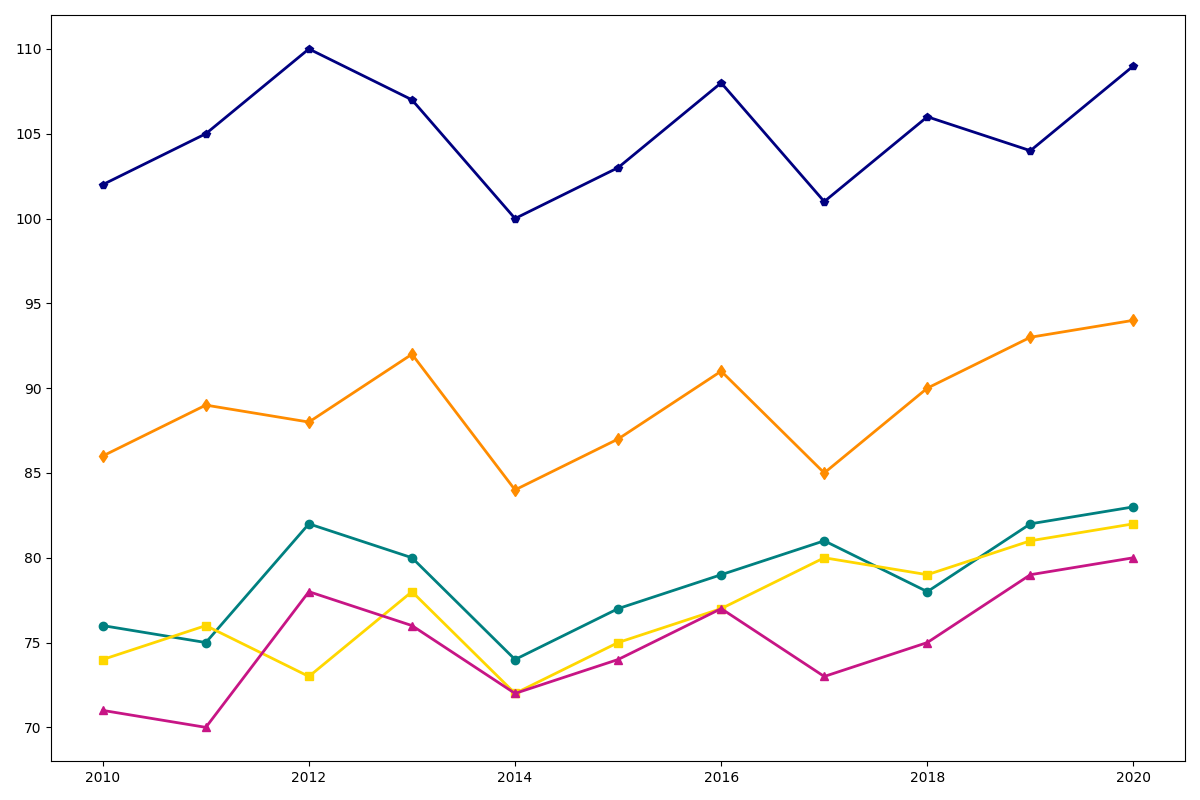

Python code for this plot:
import matplotlib.pyplot as plt
import numpy as np

years = np.arange(2010, 2021)

# Average temperatures in Fahrenheit - data groups are shuffled while maintaining dimensional structure
ny_temps = [76, 75, 82, 80, 74, 77, 79, 81, 78, 82, 83]  # Manually shuffled
la_temps = [74, 76, 73, 78, 72, 75, 77, 80, 79, 81, 82]  # Manually shuffled
chi_temps = [71, 70, 78, 76, 72, 74, 77, 73, 75, 79, 80] # Manually shuffled
hou_temps = [86, 89, 88, 92, 84, 87, 91, 85, 90, 93, 94] # Manually shuffled
phx_temps = [102, 105, 110, 107, 100, 103, 108, 101, 106, 104, 109] # Manually shuffled

fig, ax = plt.subplots(figsize=(12, 8))

ax.plot(years, ny_temps, marker='o', color='teal', linewidth=2)
ax.plot(years, la_temps, marker='s', color='gold', linewidth=2)
ax.plot(years, chi_temps, marker='^', color='mediumvioletred', linewidth=2)
ax.plot(years, hou_temps, marker='d', color='darkorange', linewidth=2)
ax.plot(years, phx_temps, marker='p', color='navy', linewidth=2)

plt.tight_layout()
plt.show()
